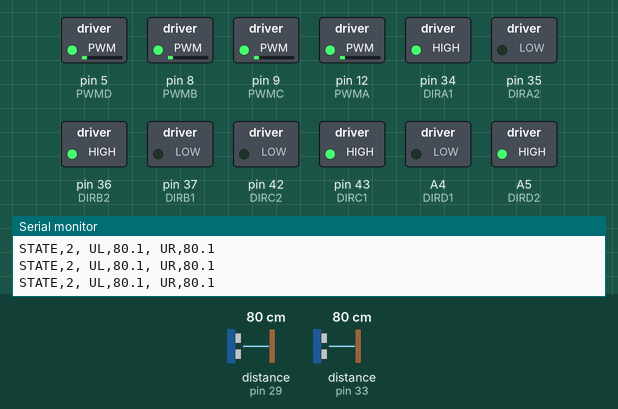
Simulated run of this sketch. Board: Arduino Mega 2560, built with avr-gcc and run on an emulated ATmega2560. Shown: switched loads named in the sketch (green lamp = pin HIGH), the last lines printed to the serial monitor. Wiring (inferred from the names in the program): 2 × ultrasonic range finder: trigger pin 28, echo pin 29 / trigger pin 32, echo pin 33. The inputs (shaded band) are chosen by the test bench; at power-on: distance to the obstacle (sensors on pin 29, pin 33) 80 cm. The echo pulse lasts 58.3 µs per cm; pins used as bus, display or sensor lines are not drawn.

Above: at 2.2 s.
2.3 s: distance to the obstacle (sensor on pin 29) set to 73 cm
At 3.3 s:
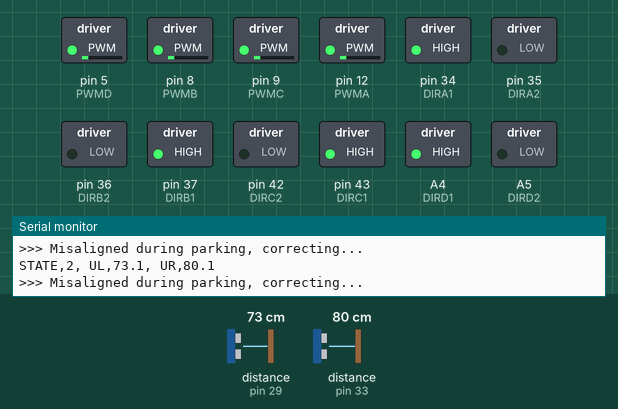
3.8 s: distance to the obstacle (sensor on pin 33) set to 73 cm
At 5.0 s:
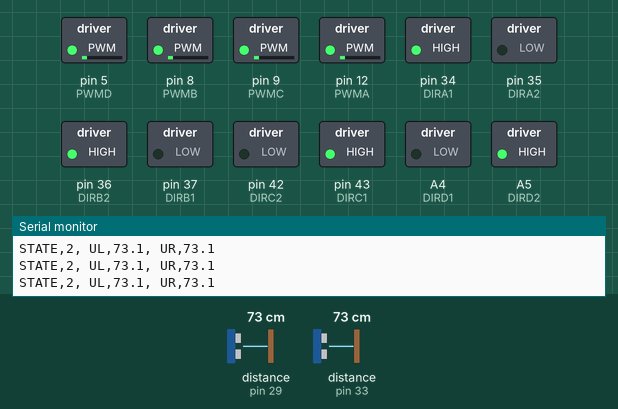
5.3 s: distance to the obstacle (sensor on pin 29) set to 81 cm
At 6.0 s:
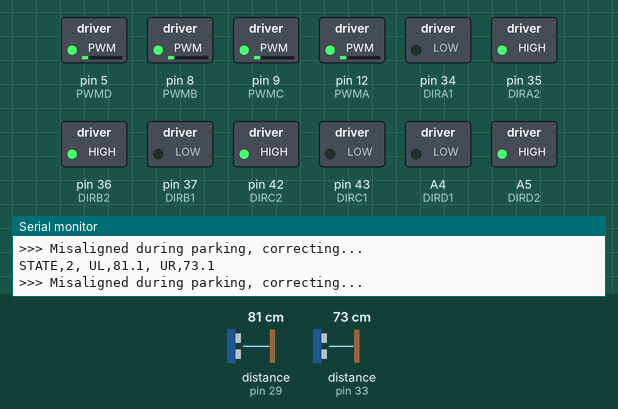
6.8 s: distance to the obstacle (sensor on pin 33) set to 2 cm
At 7.6 s:
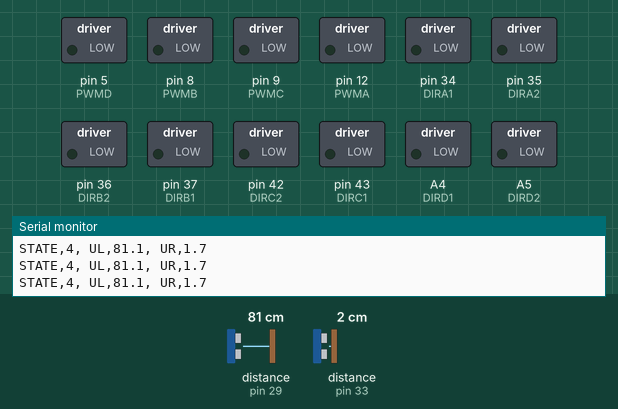
Timing chart, 0 to 9.3 s (numbered marks = the images above; inputs shaded):
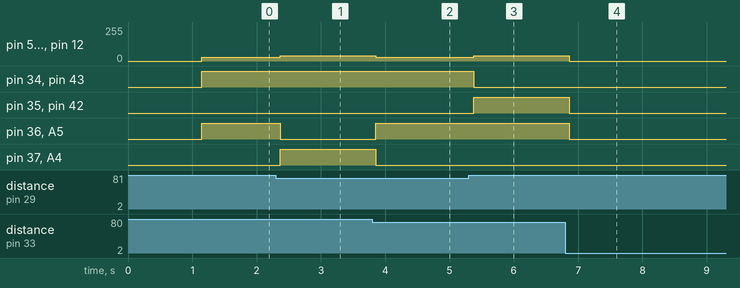

Measured:
- the behaviour switches between 78 and 77 cm on distance to the obstacle (sensor on pin 29) (found by bisection; images 0 and 1)
- the behaviour switches between 76 and 75 cm on distance to the obstacle (sensor on pin 33) (found by bisection; images 1 and 2)
- the behaviour switches between 75 and 76 cm on distance to the obstacle (sensor on pin 29) (found by bisection; images 2 and 3)
- after the input at 2.3 s, pin 5 (PWMD), pin 8 (PWMB), pin 9 (PWMC), pin 12 (PWMA): 30/255 → 40/255 after 0.07 s; pin 36 (DIRB2), A5 (DIRD2): HIGH → LOW after 0.07 s; pin 37 (DIRB1), A4 (DIRD1): LOW → HIGH after 0.07 s
- after the input at 3.8 s, pin 5 (PWMD), pin 8 (PWMB), pin 9 (PWMC), pin 12 (PWMA): 40/255 → 30/255 after 0.05 s; pin 36 (DIRB2), A5 (DIRD2): LOW → HIGH after 0.05 s; pin 37 (DIRB1), A4 (DIRD1): HIGH → LOW after 0.05 s
- after the input at 5.3 s, pin 5 (PWMD), pin 8 (PWMB), pin 9 (PWMC), pin 12 (PWMA): 30/255 → 40/255 after 0.08 s; pin 34 (DIRA1), pin 43 (DIRC1): HIGH → LOW after 0.08 s; pin 35 (DIRA2), pin 42 (DIRC2): LOW → HIGH after 0.08 s
- after the input at 6.8 s, pin 5 (PWMD), pin 8 (PWMB), pin 9 (PWMC), pin 12 (PWMA): 40/255 → 0/255 after 0.06 s; pin 35 (DIRA2), pin 36 (DIRB2), pin 42 (DIRC2), A5 (DIRD2): HIGH → LOW after 0.06 s

The sketch:

ReqFun1_CODE_F5.ino
```cpp
#include <Arduino.h>

#define ULTRA_L_TRIG  28
#define ULTRA_L_ECHO  29
#define ULTRA_R_TRIG  32
#define ULTRA_R_ECHO  33

#define TARGET_DIST_CM   8.0
#define TARGET_EPS_CM    1.0
#define ALIGN_EPS_CM     1.5
#define MIN_SAFE_CM      5.0
#define MAX_VALID_CM     350.0


#define SPD_FAST  60
#define SPD_SLOW  30
#define SPD_TURN  40


#define PWMA 12    // Motor A PWM
#define DIRA1 34
#define DIRA2 35   // Motor A Direction
#define PWMB 8     // Motor B PWM
#define DIRB1 37
#define DIRB2 36   // Motor B Direction
#define PWMC 9     // Motor C PWM
#define DIRC1 43
#define DIRC2 42   // Motor C Direction
#define PWMD 5     // Motor D PWM
#define DIRD1 A4
#define DIRD2 A5   // Motor D Direction


#define MOTORA_FORWARD(pwm)    do{digitalWrite(DIRA1,LOW); digitalWrite(DIRA2,HIGH);analogWrite(PWMA,pwm);}while(0)
#define MOTORA_STOP(x)         do{digitalWrite(DIRA1,LOW); digitalWrite(DIRA2,LOW); analogWrite(PWMA,0);}while(0)
#define MOTORA_BACKOFF(pwm)    do{digitalWrite(DIRA1,HIGH);digitalWrite(DIRA2,LOW); analogWrite(PWMA,pwm);}while(0)

#define MOTORB_FORWARD(pwm)    do{digitalWrite(DIRB1,LOW); digitalWrite(DIRB2,HIGH);analogWrite(PWMB,pwm);}while(0)
#define MOTORB_STOP(x)         do{digitalWrite(DIRB1,LOW); digitalWrite(DIRB2,LOW); analogWrite(PWMB,0);}while(0)
#define MOTORB_BACKOFF(pwm)    do{digitalWrite(DIRB1,HIGH);digitalWrite(DIRB2,LOW); analogWrite(PWMB,pwm);}while(0)

#define MOTORC_FORWARD(pwm)    do{digitalWrite(DIRC1,LOW); digitalWrite(DIRC2,HIGH);analogWrite(PWMC,pwm);}while(0)
#define MOTORC_STOP(x)         do{digitalWrite(DIRC1,LOW); digitalWrite(DIRC2,LOW); analogWrite(PWMC,0);}while(0)
#define MOTORC_BACKOFF(pwm)    do{digitalWrite(DIRC1,HIGH);digitalWrite(DIRC2,LOW); analogWrite(PWMC,pwm);}while(0)

#define MOTORD_FORWARD(pwm)    do{digitalWrite(DIRD1,LOW); digitalWrite(DIRD2,HIGH);analogWrite(PWMD,pwm);}while(0)
#define MOTORD_STOP(x)         do{digitalWrite(DIRD1,LOW); digitalWrite(DIRD2,LOW); analogWrite(PWMD,0);}while(0)
#define MOTORD_BACKOFF(pwm)    do{digitalWrite(DIRD1,HIGH);digitalWrite(DIRD2,LOW); analogWrite(PWMD,pwm);}while(0)


int Motor_PWM = SPD_SLOW;

enum State {
  IDLE = 0,
  ALIGN_WALL = 1,
  PARK_8CM = 2,
  DONE = 3,
  FAIL = 4
};

State currentState = IDLE;


unsigned long lastLoopTime = 0;
unsigned long lastTelemetryTime = 0;
const unsigned long LOOP_INTERVAL = 15;
const unsigned long TELEMETRY_INTERVAL = 100;


float distLeft = 0;
float distRight = 0;
bool leftValid = false;
bool rightValid = false;


//    ↓A-----B↓
//     |  |  |
//     |  ↓  |
//    ↓C-----D↓
void BACK() {
  MOTORA_FORWARD(Motor_PWM);
  MOTORB_BACKOFF(Motor_PWM);
  MOTORC_FORWARD(Motor_PWM);
  MOTORD_BACKOFF(Motor_PWM);
}


//    ↑A-----B↑
//     |  ↑  |
//     |  |  |
//    ↑C-----D↑
void ADVANCE() {
  MOTORA_BACKOFF(Motor_PWM);
  MOTORB_FORWARD(Motor_PWM);
  MOTORC_BACKOFF(Motor_PWM);
  MOTORD_FORWARD(Motor_PWM);
}


//    ↑A-----B↓
//     | ↗ ↘ |
//     | ↖ ↙ |
//    ↑C-----D↓
void rotate_1() {
  MOTORA_BACKOFF(Motor_PWM);
  MOTORB_BACKOFF(Motor_PWM);
  MOTORC_BACKOFF(Motor_PWM);
  MOTORD_BACKOFF(Motor_PWM);
}


//    ↓A-----B↑
//     | ↙ ↖ |
//     | ↘ ↗ |
//    ↓C-----D↑
void rotate_2() {
  MOTORA_FORWARD(Motor_PWM);
  MOTORB_FORWARD(Motor_PWM);
  MOTORC_FORWARD(Motor_PWM);
  MOTORD_FORWARD(Motor_PWM);
}


void STOP_ALL() {
  MOTORA_STOP(0);
  MOTORB_STOP(0);
  MOTORC_STOP(0);
  MOTORD_STOP(0);
}


void driveForwardFast() {
  Motor_PWM = SPD_FAST;
  ADVANCE();
}

void driveForwardSlow() {
  Motor_PWM = SPD_SLOW;
  ADVANCE();
}

void driveBackwardSlow() {
  Motor_PWM = SPD_SLOW;
  BACK();
}

void turnLeft() {
  Motor_PWM = SPD_TURN;
  rotate_1();
}

void turnRight() {
  Motor_PWM = SPD_TURN;
  rotate_2();
}

void driveStop() {
  STOP_ALL();
}


float readUltrasonicCM(int trigPin, int echoPin) {

  digitalWrite(trigPin, LOW);
  delayMicroseconds(2);
  digitalWrite(trigPin, HIGH);
  delayMicroseconds(10);
  digitalWrite(trigPin, LOW);


  unsigned long duration = pulseIn(echoPin, HIGH, 30000UL);

  if (duration == 0) {
    return -1.0;
  }


  float distance = (float)duration / 58.0;
  return distance;
}


float smoothUltraCM(int trigPin, int echoPin) {
  float readings[3];


  for (int i = 0; i < 3; i++) {
    readings[i] = readUltrasonicCM(trigPin, echoPin);
    if (readings[i] < 0) {
      return -1.0;
    }
    if (i < 2) delay(10);
  }


  for (int i = 0; i < 2; i++) {
    for (int j = 0; j < 2 - i; j++) {
      if (readings[j] > readings[j + 1]) {
        float temp = readings[j];
        readings[j] = readings[j + 1];
        readings[j + 1] = temp;
      }
    }
  }


  return readings[1];
}


void updateSensors() {
  distLeft = smoothUltraCM(ULTRA_L_TRIG, ULTRA_L_ECHO);
  distRight = smoothUltraCM(ULTRA_R_TRIG, ULTRA_R_ECHO);

  leftValid = (distLeft > 0 && distLeft < MAX_VALID_CM);
  rightValid = (distRight > 0 && distRight < MAX_VALID_CM);
}


bool checkSafety() {
  if (leftValid && distLeft < MIN_SAFE_CM) {
    return false;
  }
  if (rightValid && distRight < MIN_SAFE_CM) {
    return false;
  }
  return true;
}


void printTelemetry() {
  Serial.print("STATE,");
  Serial.print(currentState);
  Serial.print(", UL,");
  if (leftValid) {
    Serial.print(distLeft, 1);
  } else {
    Serial.print("N/A");
  }
  Serial.print(", UR,");
  if (rightValid) {
    Serial.print(distRight, 1);
  } else {
    Serial.print("N/A");
  }
  Serial.println();
}


void handleStateMachine() {

  if (!checkSafety() && currentState != FAIL) {
    Serial.println("!!! EMERGENCY STOP - Too close to wall !!!");
    driveStop();
    currentState = FAIL;
    return;
  }


  if (!leftValid && !rightValid && currentState != FAIL && currentState != DONE) {
    Serial.println(">>> Lost both sensors, rotating to recover...");
    turnLeft();
    return;
  }


  switch (currentState) {
    case IDLE:

      currentState = ALIGN_WALL;
      Serial.println(">>> Entering ALIGN_WALL state");
      break;

    case ALIGN_WALL:
      if (leftValid && rightValid) {

        float diff = distLeft - distRight;

        if (fabs(diff) <= ALIGN_EPS_CM) {

          driveStop();
          currentState = PARK_8CM;
          Serial.println(">>> Aligned! Entering PARK_8CM state");
        } else if (diff > 0) {

          turnRight();
        } else {

          turnLeft();
        }
      } else {

        turnLeft();
      }
      break;

    case PARK_8CM:
      if (!leftValid || !rightValid) {

        driveStop();
        currentState = ALIGN_WALL;
        Serial.println(">>> Sensor lost, back to ALIGN_WALL");
      } else {
        float avg = (distLeft + distRight) / 2.0;
        float diffAbs = fabs(distLeft - distRight);


        if (diffAbs > 2.0 * ALIGN_EPS_CM) {

          Serial.println(">>> Misaligned during parking, correcting...");
          if (distLeft > distRight) {
            turnRight();
          } else {
            turnLeft();
          }
        } else if (avg > TARGET_DIST_CM + TARGET_EPS_CM) {

          driveForwardSlow();
        } else if (avg < TARGET_DIST_CM - TARGET_EPS_CM) {

          driveBackwardSlow();
        } else {

          driveStop();
          currentState = DONE;
          Serial.println(">>> PARKING COMPLETE! Distance achieved.");
        }
      }
      break;

    case DONE:

      driveStop();
      break;

    case FAIL:

      driveStop();
      break;
  }
}


void setup() {

  Serial.begin(115200);
  Serial.println("=== AutoPark US Only - Starting ===");


  pinMode(PWMA, OUTPUT);
  pinMode(DIRA1, OUTPUT);
  pinMode(DIRA2, OUTPUT);
  pinMode(PWMB, OUTPUT);
  pinMode(DIRB1, OUTPUT);
  pinMode(DIRB2, OUTPUT);
  pinMode(PWMC, OUTPUT);
  pinMode(DIRC1, OUTPUT);
  pinMode(DIRC2, OUTPUT);
  pinMode(PWMD, OUTPUT);
  pinMode(DIRD1, OUTPUT);
  pinMode(DIRD2, OUTPUT);


  STOP_ALL();


  pinMode(ULTRA_L_TRIG, OUTPUT);
  pinMode(ULTRA_L_ECHO, INPUT);
  pinMode(ULTRA_R_TRIG, OUTPUT);
  pinMode(ULTRA_R_ECHO, INPUT);


  currentState = ALIGN_WALL;

  Serial.println("=== Initialization Complete ===");
  Serial.println("Target: Align to wall and park at 8cm");
  Serial.println();

  delay(1000);
}

void loop() {
  unsigned long currentTime = millis();

  if (currentTime - lastLoopTime >= LOOP_INTERVAL) {
    lastLoopTime = currentTime;


    updateSensors();

    handleStateMachine();
  }

  if (currentTime - lastTelemetryTime >= TELEMETRY_INTERVAL) {
    lastTelemetryTime = currentTime;
    printTelemetry();
  }
}
```
